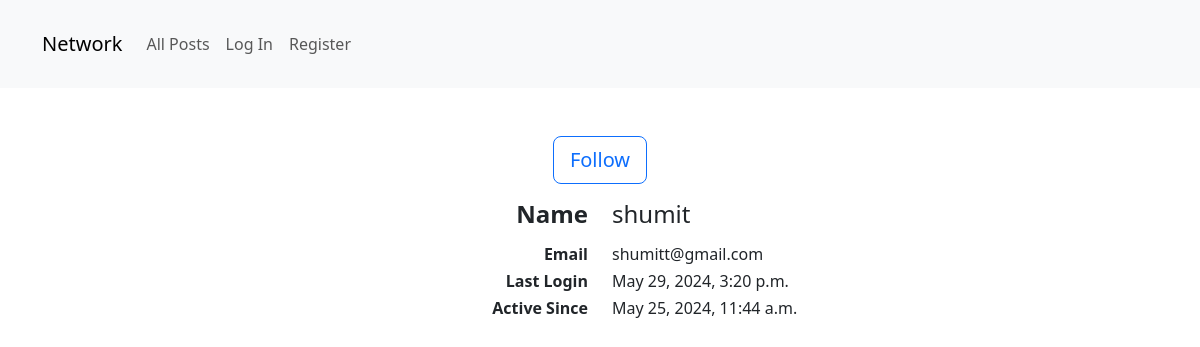
The page /profile/1 on the database as committed earlier.
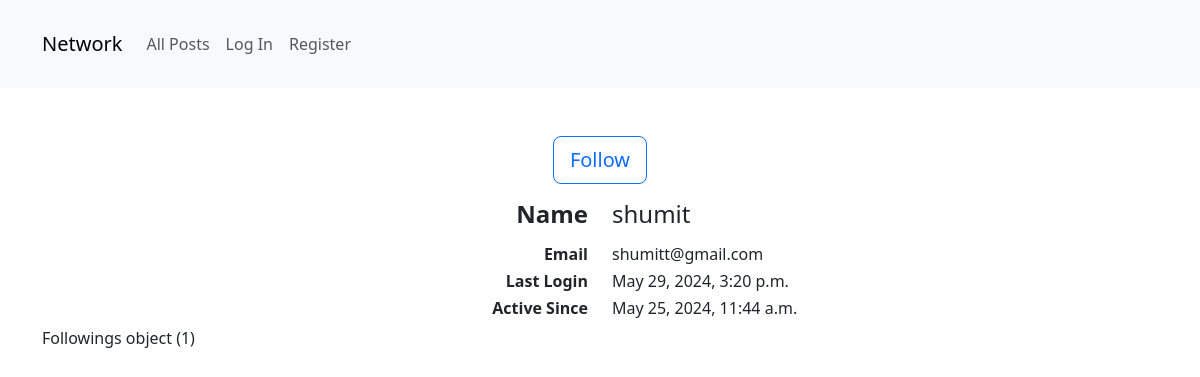
The same page on the database as committed later.
### network/models.py (models this page shows)
class Followings(models.Model):
    follower = models.ForeignKey(User, on_delete=models.CASCADE, related_name='followers')
    followed = models.ForeignKey(User, on_delete=models.CASCADE ,related_name='followees')

### network/views.py (the view)
# urls.py: path("profile/<int:user_id>", views.profile, name="profile"),
def profile(request, user_id):
    profile_user = get_object_or_404(User, pk = user_id)
    follow_outgoing = profile_user.followers.all()
    follow_incoming = profile_user.followees.all()
    i_follow = False
    for pair in follow_incoming:
        if request.user.id == pair.follower.id:
            print(request.user.id, pair.follower.id)
            i_follow = True
    return render(request, 'network/profile.html',{
        'profile_user' : profile_user,
        'follow_outgoing' : follow_outgoing,
        'follow_incoming' : follow_incoming,
        'i_follow': i_follow
        })

### network/templates/network/profile.html (shortened to what this page needs)
{% extends "network/layout.html" %}
{% block body %}
<div class="mt-5">
    <div class="d-flex justify-content-center mb-3">
        <button id="follow_button" data-follow-status="{{i_follow}}" onclick="send_follow()" class="btn btn-outline-primary btn-lg">
        </button>
    </div>
    <div class="row mb-2">
        <h4 class="col text-end">
            <b>
                Name
            </b>
        </h4>
        <h4 class="col">
            {{profile_user.username}}
        </h4>
    </div>
    <div class="row">
        <h6 class="col text-end">
            <b>
                Email
            </b>
        </h6>
        <h6 class="col">
            {{profile_user.email}}
        </h6>
    </div>
    <div class="row">
        <h6 class="col text-end">
            <b>
                Last Login
            </b>
        </h6>
        <h6 class="col">
            {{profile_user.last_login}}
        </h6>
    </div>
    <div class="row">
        <h6 class="col text-end">
            <b>
                Active Since
            </b>
        </h6>
        <h6 class="col">
            {{profile_user.date_joined}}
        </h6>
    </div>
    {% for followee_pair in follow_outgoing %}
        {{followee_pair}}
    {% endfor %}
</div>
{% endblock %}

Rows that differ between the two databases and show on the page:
added Followings: id "Followings object (1)"
